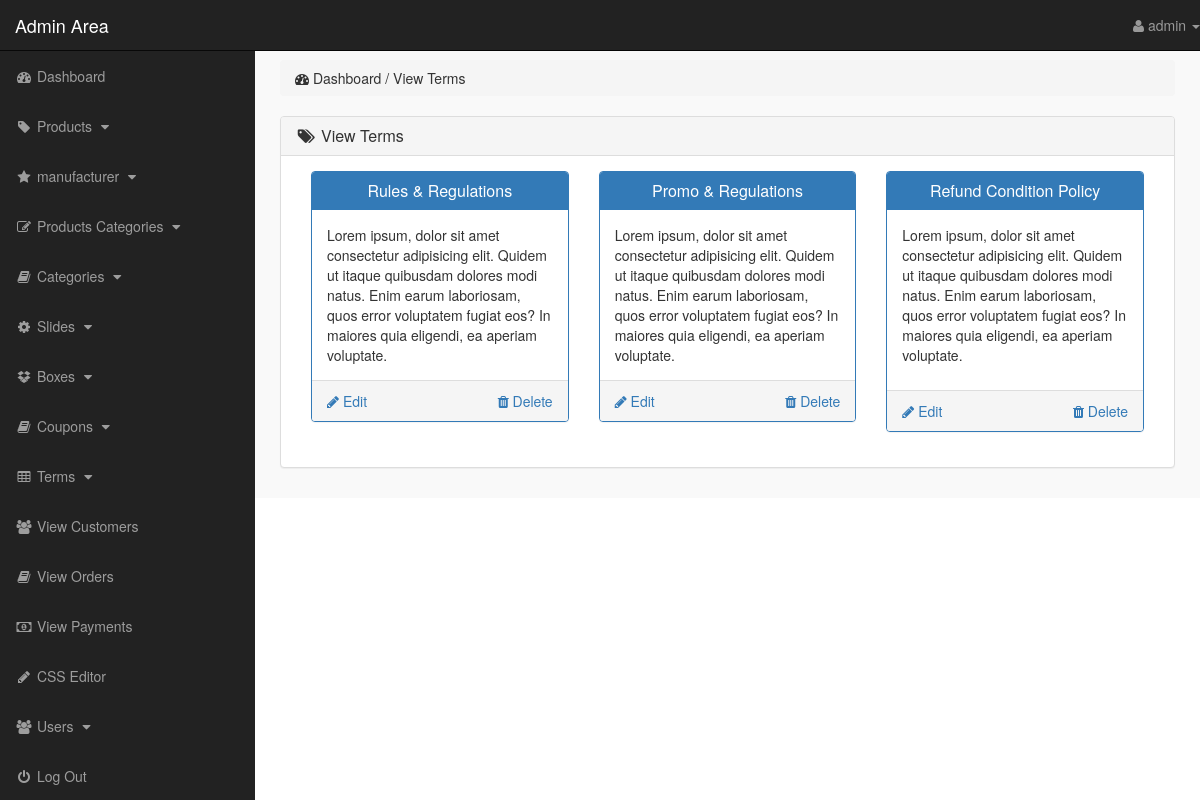
/admin_area/index.php?view_terms (signed in), run on the app's committed database.
### tables this page shows
CREATE TABLE `terms` (
  `term_id` int(10) NOT NULL,
  `term_title` varchar(100) NOT NULL,
  `term_link` varchar(100) NOT NULL,
  `term_desc` text NOT NULL
);

### admin_area/view_terms.php (the view)
<?php
    if(!isset($_SESSION['admin_email'])){
        echo "<script>window.open('login.php','_self')</script>";
    }else{
?>
<div class="row">
    <div class="col-lg-12">
        <ol class="breadcrumb">
            <li>
                <i class="fa fa-dashboard"></i> Dashboard / View Terms
            </li>
        </ol>
    </div>
</div>
<div class="row">
    <div class="col-lg-12">
        <div class="panel panel-default">
            <div class="panel-heading">
                <h3 class="panel-title">
                    <i class="fa fa-tags fa-fw"></i> View Terms
                </h3>
            </div>
            <div class="panel-body">
                <?php
                    $get_terms = "select * from terms";
                    $run_terms = mysqli_query($con,$get_terms);
                    while($run_terms_section=mysqli_fetch_array($run_terms)){
                        $term_id = $run_terms_section['term_id'];
                        $term_title = $run_terms_section['term_title'];
                        $term_desc = substr($run_terms_section['term_desc'],0,400);
                ?>
                <div class="col-lg-4 col-md-4">
                    <div class="panel panel-primary">
                        <div class="panel-heading">
                            <h3 class="panel-title" align="center">
                                <?php echo $term_title; ?>
                            </h3>
                        </div>
                        <div class="panel-body">
                        <?php echo $term_desc; ?>
                        </div>
                        <div class="panel-footer">
                            <center>
                                <a href="index.php?delete_term=<?php echo $term_id; ?>" class="pull-right">
                                 <i class="fa fa-trash"></i> Delete
                                </a>
                                <a href="index.php?edit_term=<?php echo $term_id; ?>" class="pull-left">
                                 <i class="fa fa-pencil"></i> Edit
                                </a>
                                <div class="clearfix"></div>
                            </center>
                        </div>
                    </div>
                </div>
                <?php } ?>
            </div>
        </div>
    </div>
</div>
<?php } ?>

### admin_area/includes/sidebar.php (shortened to what this page needs)
<?php
    if(!isset($_SESSION['admin_email'])){
        echo "<script>window.open('login.php','_self')</script>";
    }else{
?>
<nav class="navbar navbar-inverse navbar-fixed-top">
    <div class="navbar-header">
        <a href="index.php?dashboard" class="navbar-brand">Admin Area</a>
    </div>
    <ul class="nav navbar-right top-nav">
        <li class="dropdown">
            <a href="#" class="dropdown-toggle" data-toggle="dropdown">
                <i class="fa fa-user"></i> <?php echo $admin_name;  ?> <b class="caret"></b>
            </a>
        </li>
    </ul>
    <div class="collapse navbar-collapse navbar-ex1-collapse">
        <ul class="nav navbar-nav side-nav">
            <li>
                <a href="index.php?dashboard">
                        <i class="fa fa-fw fa-dashboard"></i> Dashboard
                </a>
            </li>
            <li>
                <a href="#" data-toggle="collapse" data-target="#products">
                        <i class="fa fa-fw fa-tag"></i> Products
                        <i class="fa fa-fw fa-caret-down"></i>
                </a>
            </li>
            <li>
                <a href="#" data-toggle="collapse" data-target="#manufacturer">
                        <i class="fa fa-fw fa-star"></i> manufacturer
                        <i class="fa fa-fw fa-caret-down"></i>
                </a>
            </li>
            <li>
                <a href="#" data-toggle="collapse" data-target="#p_cat">
                        <i class="fa fa-fw fa-edit"></i> Products Categories
                        <i class="fa fa-fw fa-caret-down"></i>
                </a>
            </li>
            <li>
                <a href="#" data-toggle="collapse" data-target="#cat">
                        <i class="fa fa-fw fa-book"></i> Categories
                        <i class="fa fa-fw fa-caret-down"></i>
                </a>
            </li>
            <li>
                <a href="#" data-toggle="collapse" data-target="#slides">
                        <i class="fa fa-fw fa-gear"></i> Slides
                        <i class="fa fa-fw fa-caret-down"></i>
                </a>
            </li>
            <li>
                <a href="#" data-toggle="collapse" data-target="#boxes">
                        <i class="fa fa-fw fa-dropbox"></i> Boxes
                        <i class="fa fa-fw fa-caret-down"></i>
                </a>
            </li>
            <li>
                <a href="#" data-toggle="collapse" data-target="#coupon">
                        <i class="fa fa-fw fa-book"></i> Coupons
                        <i class="fa fa-fw fa-caret-down"></i>
                </a>
            </li>
            <li>
                <a href="#" data-toggle="collapse" data-target="#terms">
                        <i class="fa fa-fw fa-table"></i> Terms
                        <i class="fa fa-fw fa-caret-down"></i>
                </a>
            </li>
            <li>
                <a href="index.php?view_customers">
                    <i class="fa fa-fw fa-users"></i> View Customers
                </a>
            </li>
            <li>
                <a href="index.php?view_orders">
                    <i class="fa fa-fw fa-book"></i> View Orders
                </a>
            </li>
            <li>
                <a href="index.php?view_payments">
                    <i class="fa fa-fw fa-money"></i> View Payments
                </a>
            </li>
            <li>
                <a href="index.php?edit_css">
                    <i class="fa fa-fw fa-pencil"></i> CSS Editor
                </a>
            </li>
            <li>
                <a href="#" data-toggle="collapse" data-target="#users">
                        <i class="fa fa-fw fa-users"></i> Users
                        <i class="fa fa-fw fa-caret-down"></i>
                </a>
            </li>
            <li>
                <a href="logout.php">
                    <i class="fa fa-fw fa-power-off"></i> Log Out
                </a>
            </li>
        </ul>
    </div>
</nav>
<?php } ?>

### admin_area/css/style.css (style rules this page uses)
body { margin-top: 100px; }
@media (min-width: 768px) { body { margin-top: 50px; } }
.top-nav { 0 15px; }
.top-nav>li { float: left; display: inline-block; }
.top-nav>li>a { color: #999999; line-height: 20px; padding-top: 15px; padding-bottom: 15px; }
@media (min-width: 768px) { .side-nav { position: fixed; top: 51px; bottom: 0; width: 255px; overflow-y: auto; overflow-x: hidden; background-color: #222222; padding-bottom: 40px; border-radius: 0; } }
@media (min-width: 768px) { .side-nav>li>a { width: 255px; } }
.panel-body { border-radius: 5px; }

### data on the page
terms: term_title "Rules & Regulations", term_desc "Lorem ipsum, dolor sit amet consectetur adipisicing elit. Quidem ut itaque quibusdam dolores modi natus. Enim earum laboriosam, quos error voluptatem fugiat eos? In maiores quia eligendi, ea aperiam voluptate."
terms: term_title "Promo & Regulations", term_desc "Lorem ipsum, dolor sit amet consectetur adipisicing elit. Quidem ut itaque quibusdam dolores modi natus. Enim earum laboriosam, quos error voluptatem fugiat eos? In maiores quia eligendi, ea aperiam voluptate."
terms: term_title "Refund Condition Policy", term_desc "Lorem ipsum, dolor sit amet consectetur adipisicing elit. Quidem ut itaque quibusdam dolores modi natus. Enim earum laboriosam, quos error voluptatem fugiat eos? In maiores quia eligendi, ea aperiam voluptate."

### other printed values
$admin_name "admin"
